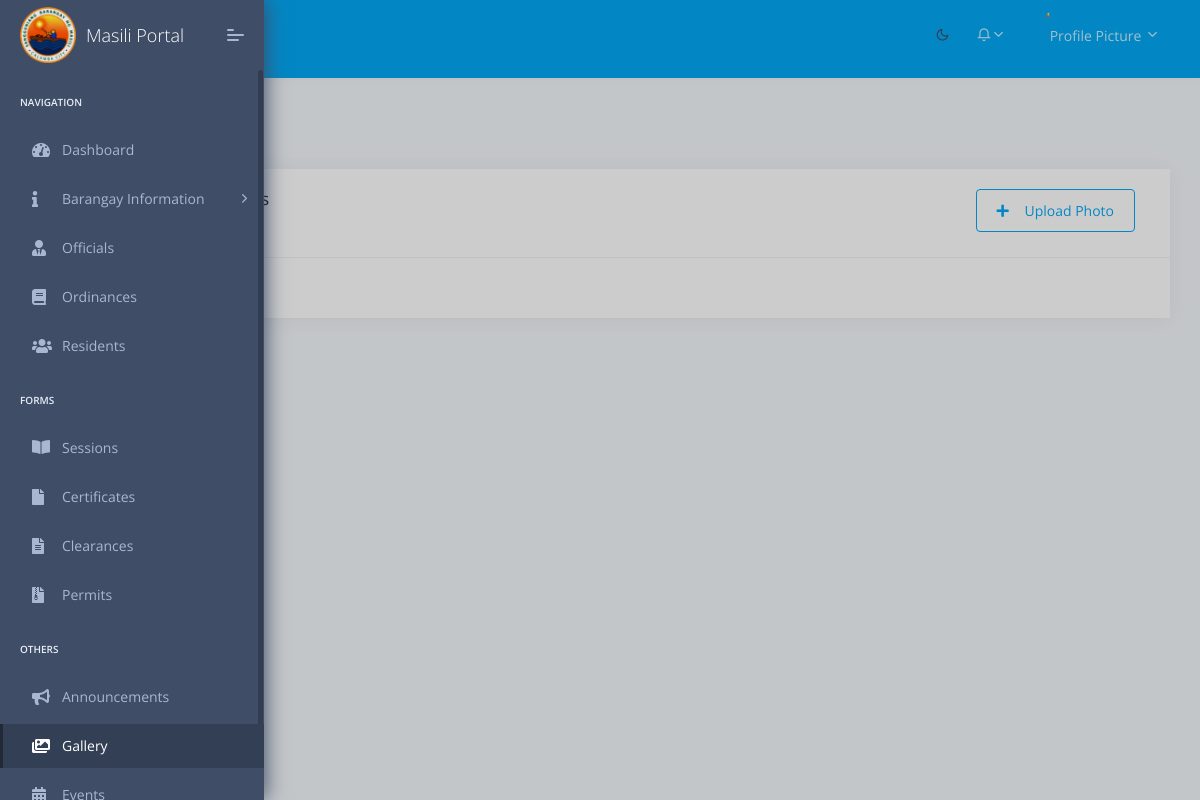
The app's page /gallery/, older data.
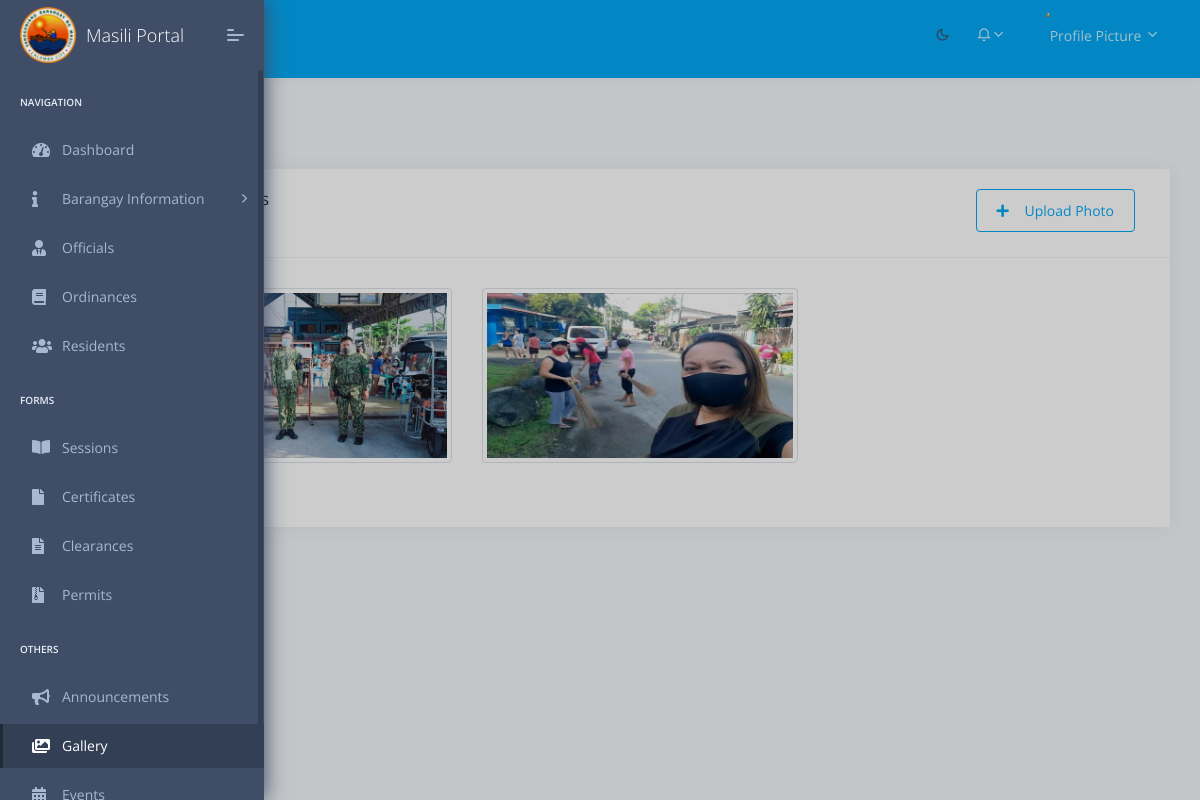
The same page, newer data.
### apps/home/models.py (models this page shows, shortened)
class Gallery(models.Model):
    caption = models.CharField(max_length=50, blank=True)
    photo = models.ImageField(upload_to='gallery/', blank=False)
    class Meta:
        verbose_name = 'Gallery'
        verbose_name_plural = 'Gallery'

### apps/home/views.py (the view)
# urls.py: path('gallery/', views.gallery, name='gallery'),
def gallery(request):
    gallery = models.Gallery.objects.all()
    context = {'segment': {'gallery'}, 'gallery': gallery}
    html_template = loader.get_template('home/gallery/gallery.html')
    return HttpResponse(html_template.render(context, request))

### apps/context_processors.py (called while the page is built)
def cfg_assets_root(request):
    return { 'ASSETS_ROOT' : settings.ASSETS_ROOT }

### apps/templates/home/gallery/gallery.html (shortened to what this page needs)
{% extends "layouts/base.html" %}
{% block content %}
    <div class="pcoded-main-container">
        <div class="pcoded-wrapper">
            <div class="pcoded-content">
                <div class="pcoded-inner-content">
                    <div class="page-header">
                        <div class="page-block">
                            <div class="row align-items-center">
                                <div class="col-md-12">
                                    <div class="page-header-title">
                                        <h5 class="m-b-10">
                                        </h5>
                                    </div>
                                    <ul class="breadcrumb">
                                        <li class="breadcrumb-item"><a href="/apps/static"></a></li>
                                        <li class="breadcrumb-item"><a href="#">Gallery</a></li>
                                    </ul>
                                </div>
                            </div>
                        </div>
                    </div>
                    <div class="main-body" bis_skin_checked="1">
                        <div class="page-wrapper" bis_skin_checked="1">
                            <div class="row" bis_skin_checked="1">
                                <div class="col-sm-12" bis_skin_checked="1">
                                    <div class="card" bis_skin_checked="1">
                                        <div class="card-header" bis_skin_checked="1">
                                            <h5>Barangay Photos</h5>
                                            <a href="{% url 'gallery_upload' %}" class="btn btn-outline-primary float-right"><i class="fas fa-plus"></i> Upload Photo</a>
                                        </div>
                                        <div class="card-block" bis_skin_checked="1">
                                            <div class="row" bis_skin_checked="1">
                                                {% for photo in gallery %}
                                                    <div class="col-lg-4 col-sm-6" bis_skin_checked="1">
                                                        <div class="thumbnail mb-4" bis_skin_checked="1">
                                                            <div class="thumb" bis_skin_checked="1">
                                                                <a data-lightbox="{{ photo.photo.url }}"><img src="{{ photo.photo.url }}" class="img-fluid img-thumbnail m-b-10" alt=""></a>
                                                            </div>
                                                        </div>
                                                    </div>
                                                {% endfor %}
                                            </div>
                                        </div>
                                    </div>
                                </div>
                            </div>
                        </div>
                    </div>
                </div>
            </div>
        </div>
    </div>
{% endblock content %}

### apps/templates/layouts/base.html (shortened to what this page needs)
{% load static %}
<!DOCTYPE html>
<html lang="en">
<head>
    <link rel="stylesheet" href="{{ ASSETS_ROOT }}/fonts/fontawesome/css/fontawesome-all.min.css">
    <link rel="stylesheet" href="{{ ASSETS_ROOT }}/plugins/animation/css/animate.min.css">
    <link rel="stylesheet" href="{{ ASSETS_ROOT }}/css/style.css">
    <link rel="stylesheet" href="{{ ASSETS_ROOT }}/css/dark.css">
</head>
<body>
{% include 'includes/sidebar.html' %}
{% include 'includes/navigation.html' %}
{% block content %}{% endblock content %}
</body>
</html>

### apps/templates/includes/sidebar.html (shortened to what this page needs)
{% load static %}
<nav class="pcoded-navbar">
    <div class="navbar-wrapper">
        <div class="navbar-brand header-logo">
            <a href="/" class="b-brand">
                <div class="w-25">
                    <img class="w-100" src="{% static 'media/brgy_logo/logo.png' %}">
                </div>
                <span class="b-title">Masili Portal</span>
            </a>
            <a class="mobile-menu" id="mobile-collapse" href="javascript:"><span></span></a>
        </div>
        <div class="navbar-content scroll-div">
            <ul class="nav pcoded-inner-navbar">
                <li class="nav-item pcoded-menu-caption">
                    <label>Navigation</label>
                </li>
                <li data-username="dashboard"
                    class="nav-item {% if 'index' in segment %} active {% endif %}">
                    <a href="/" class="nav-link "><span class="pcoded-micon"><i class="fas fa-tachometer-alt"></i></span><span
                            class="pcoded-mtext">Dashboard</span></a>
                </li>
                <li class="nav-item pcoded-hasmenu {% if 'brgy_info' in segment %} active pcoded-trigger {% endif %}">
                    <a href="javascript:" class="nav-link "><span class="pcoded-micon"><i class="fas fa-info"></i></span><span
                            class="pcoded-mtext">Barangay Information</span></a>
                </li>
                <li class="nav-item {% if 'officials' in segment %} active {% endif %}">
                    <a href="{% url 'officials' %}" class="nav-link "><span class="pcoded-micon"><i class="fas fa-user-tie"></i></span><span
                            class="pcoded-mtext">Officials</span></a>
                </li>
                <li class="nav-item {% if 'ordinances' in segment %} active {% endif %}">
                    <a href="#" class="nav-link "><span class="pcoded-micon"><i class="fas fa-book"></i></span><span
                            class="pcoded-mtext">Ordinances</span></a>
                </li>
                <li class="nav-item {% if 'residents' in segment %} active {% endif %}">
                    <a href="#" class="nav-link "><span class="pcoded-micon"><i class="fas fa-users"></i></span><span
                            class="pcoded-mtext">Residents</span></a>
                </li>
                <li class="nav-item pcoded-menu-caption">
                    <label>Forms</label>
                </li>
                <li class="nav-item {% if 'sessions' in segment %} active {% endif %}">
                    <a href="#" class="nav-link "><span class="pcoded-micon"><i class="fas fa-book-open"></i></span><span
                            class="pcoded-mtext">Sessions</span></a>
                </li>
                <li class="nav-item {% if 'certificates' in segment %} active {% endif %}">
                    <a href="#" class="nav-link "><span class="pcoded-micon"><i class="fas fa-file"></i></span><span
                            class="pcoded-mtext">Certificates</span></a>
                </li>
                <li class="nav-item {% if 'clearances' in segment %} active {% endif %}">
                    <a href="#" class="nav-link "><span class="pcoded-micon"><i class="fas fa-file-alt"></i></span><span
                            class="pcoded-mtext">Clearances</span></a>
                </li>
                <li class="nav-item {% if 'permits' in segment %} active {% endif %}">
                    <a href="#" class="nav-link "><span class="pcoded-micon"><i class="fas fa-file-archive"></i></span><span
                            class="pcoded-mtext">Permits</span></a>
                </li>
                <li class="nav-item pcoded-menu-caption">
                    <label>Others</label>
                </li>
                <li class="nav-item {% if 'announcements' in segment %} active {% endif %}">
                    <a href="{% url 'announcements' %}" class="nav-link "><span class="pcoded-micon"><i class="fas fa-bullhorn"></i></span><span
                            class="pcoded-mtext">Announcements</span></a>
                </li>
                <li class="nav-item {% if 'gallery' in segment %} active {% endif %}">
                    <a href="{% url 'gallery' %}" class="nav-link "><span class="pcoded-micon"><i class="fas fa-images"></i></span><span
                            class="pcoded-mtext">Gallery</span></a>
                </li>
                <li class="nav-item {% if 'events' in segment %} active {% endif %}">
                    <a href="#" class="nav-link "><span class="pcoded-micon"><i class="fas fa-calendar-alt"></i></span><span
                            class="pcoded-mtext">Events</span></a>
                </li>
            </ul>
        </div>
    </div>
</nav>

### apps/templates/includes/navigation.html (shortened to what this page needs)
{% load static %}
<header class="navbar pcoded-header navbar-expand-lg navbar-light headerpos-fixed header-blue">
    <div class="collapse navbar-collapse">
        <ul class="navbar-nav mr-auto">
            <li><a href="javascript:" class="full-screen" onclick="javascript:toggleFullScreen()"></a></li>
            <li class="nav-item">
                <div class="main-search">
                    <div class="input-group">
                        <span class="input-group-append search-btn btn btn-primary">
                            </span>
                    </div>
                </div>
            </li>
        </ul>
        <ul class="navbar-nav ml-auto">
            <li>
                <label>
                    <i class="icon feather icon-sun" id="theme-indicator"></i>
                </label>
            </li>
            <li>
                <div class="dropdown">
                    <a class="dropdown-toggle" href="javascript:" data-toggle="dropdown"><i
                            class="icon feather icon-bell"></i></a>
                </div>
            </li>
            <li>
                <div class="dropdown drp-user">
                    <a href="javascript:" class="dropdown-toggle" data-toggle="dropdown">
                        <img src="{{ request.user.profile.photo.url }}" width="30px" class="img-radius" alt="Profile Picture">&nbsp;
                    </a>
                </div>
            </li>
        </ul>
    </div>
</header>

### apps/static/assets/css/dark.css (style rules this page uses)
#theme-indicator { cursor: pointer; }
.pcoded-header label { color: #3f4d67; }

Row changes from the older to the newer data that the page shows:
added Gallery: photo (picture)
added Gallery: photo (picture)
